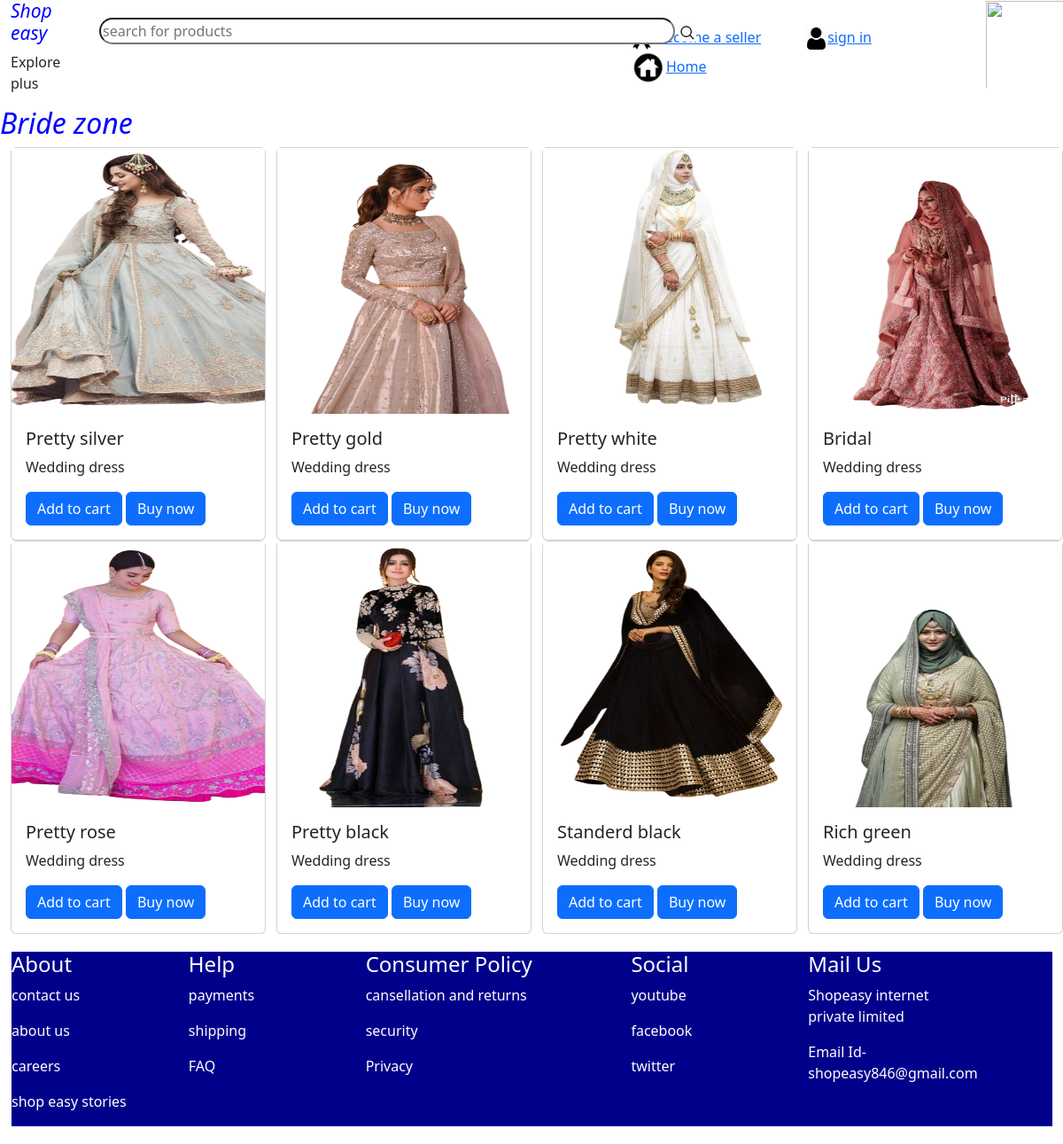
Screenshot of /bride/ with the database file from the repository.
### seller/models.py (models this page shows, shortened)
class Product(models.Model):
    product=models.TextField(db_column='product',null=True)
    description=models.TextField(db_column='description',null=True)
    image=models.ImageField(upload_to='products',db_column='image',null=True)
    stock=models.TextField(db_column='stock',null=True)
    category=models.ForeignKey(Category,on_delete=models.CASCADE,null=True)
    quantity=models.PositiveIntegerField(db_column='quantity',null=True)
    price=models.PositiveIntegerField(db_column='price',null=True)

### customer/views.py (the view)
# urls.py: path('bride/',views.bride,name='bride'),
def bride(request):
    cat=Category.objects.get(name='Bridal')
    ph=Product.objects.filter(category=cat)
    return render(request,'customer/bride.html',{'product':ph})

### customer/templates/customer/bride.html (shortened to what this page needs)
{% load static %}
<!DOCTYPE html>
<html lang="en">
<head>
    <link rel="stylesheet" href="">
    <link href="https://cdn.jsdelivr.net/npm/bootstrap@5.3.2/dist/css/bootstrap.min.css" rel="stylesheet">
</head>
<body>
<div class="container-fluid" >
  <div class="row nav-col-2">
    <div class="col-1 " >
            <h3>Shop easy</h3>
             <p>Explore plus</p>
    </div>
    <div class="col-6">
        <div class="box1" >
            <input class="box"  type="text"name=""id=""placeholder="search for products ">
            <img src="{% static 'images/search1.jpg' %}" alt="">
            </div>
    </div>
    <div class="col-4 icon-3" >
      <a href="{% url 'seller:sellerhome' %}"> become a seller</a> <a href="{% url 'customer:signup' %}"> <img src="{% static 'images/icon7.jpg' %}" alt="">sign in</a><a href="{% url 'customer:home' %}"><img class="i8" src="{% static 'images/icon8.jpg' %}" alt="">Home</a>
    </div>
    <div class="col-1">
        <img src="{% static 'images/icon10.jpg' %}" alt="">
    </div>
    </div>
</div>
    <h2>Bride zone</h2>
<div class="container-fluid">
   <div class="row">
    {% for i in product %}
      <div class="col-2">
        <div class="card " style="width: 18rem;">
            <img class="gd" src="{{i.image.url}}" class="card-img-top" alt="...">
            <div class="card-body">
              <h5 class="card-title">{{i.product}}</h5>
              <p class="card-text">{{i.description}}</p>
              <form action="{% url 'customer:add_to_cart' i.id %}" method="post">
                <button type="submit" class="btn btn-primary">Add to cart</button>
                <a href="{% url 'customer:pay' %}" class="btn btn-primary ">Buy now</a>
              </form>
            </div>
         </div>
      </div>
      <div class="col-1"></div>
      {% endfor %}
   </div>
   <div class="footer">
   <div class="row">
   <div class="col-2">
    <h4>About</h4>
    <p>contact us</p>
    <p>about us</p>
    <p>careers</p>
    <p>shop easy stories</p>
  </div>
  <div class="col-2">
    <h4>Help</h4>
    <p>payments</p>
    <p>shipping</p>
    <p>FAQ</p>
  </div>
  <div class="col-3">
    <h4>Consumer Policy</h4>
    <p>cansellation and returns</p>
    <p>security</p>
    <p>Privacy</p>
  </div>
  <div class="col-2">
  <h4>Social</h4>
  <p>youtube</p>
  <p>facebook</p>
  <p>twitter</p>
  </div>
  <div class="col-2">
    <h4>Mail Us</h4>
    <p>Shopeasy internet private limited</p>
    <p>Email Id-shopeasy846@gmail.com</p>
  </div>
</div>
</div>
</div>

### customer/templates/customer/bride.html (style rules this page uses)
.nav-col-2 { height: 100px; }
h3 { font-size: 21px; color: blue; font-style: italic; }
p { padding-top: 0px; }
.box { height: 30px; width: 650px; border-radius: 15px; font-size: medium; }
.box1 { position: absolute; }
.box1 { padding-top: 20px; }
.icon-3 { padding-top: 30px; }
.col-1 img { height: 100px; width: 100px; padding: 1px; }
h2 { color: blue; font-style: italic; }
.gd { height: 300px; }
.row { margin-bottom: 20px; }
.footer { background-color:darkblue; color: white; border-left: 1px solid white; }
.i8 { height: 40px; width: 40px; }

### rows the page displays
Product: image (picture), product "Pretty silver", description "Wedding dress"
Product: image (picture), product "Pretty gold", description "Wedding dress"
Product: image (picture), product "Pretty white", description "Wedding dress"
Product: image (picture), product "Bridal", description "Wedding dress"
Product: image (picture), product "Pretty rose", description "Wedding dress"
Product: image (picture), product "Pretty black", description "Wedding dress"
Product: image (picture), product "Standerd black", description "Wedding dress"
Product: image (picture), product "Rich green", description "Wedding dress"
